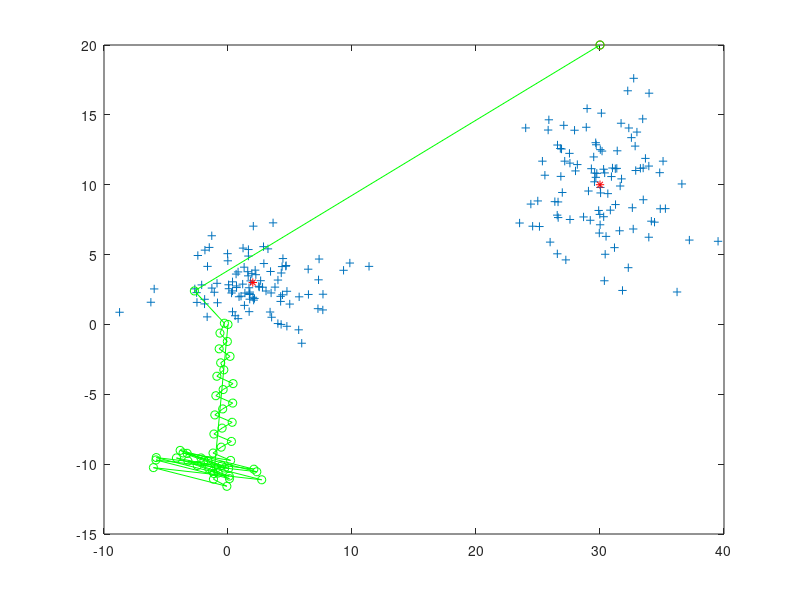

MATLAB code for this plot:
%Esempio del Mean Shift
%
%Genero dei punti da una Mistura di gaussiane 2D
clc;clear;close all;
mu1 = [2 3];
mu2 = [ 30 10];
SIGMA1 = [10  0.5;
          0.5 3];
SIGMA2 = [10 -0.6;
          -0.6 8 ];
Npoints=100;
Xi =[ mvnrnd(mu1,SIGMA1,Npoints) ;mvnrnd(mu2,SIGMA2,Npoints)];
Npoints=2*Npoints;

%Disegno  il punto iniziale
plot(Xi(:,1),Xi(:,2),'+');hold on;

%Disegno le Mode della distribuzione
plot(mu1(1),mu1(2),'*r');
plot(mu2(1),mu2(2),'*r');

%syms x u s;
%f=exp(-x^2/2);
%df=diff(f,'x')

g=@(x)-0.5*(exp(-(x^2)));
X=[30 20];
plot(X(1),X(2),'or'); hold on
h=0.9;

%Eseguo T iterazioni per vedere dove va il Mean shift
T=50;
t=2;
 
Xp=zeros(T,2);
Xp(1,:)=X;
while t< T
   %Calcolo il Mean Shift Vector
   X=repmat(X,Npoints,1);
   Y=(X-Xi)/h^2;
   Num=0;
   DeNum=0;
   for i=1:Npoints
        y=norm(Y(i,:),2); %*Y(i,:).'
        Num=Num+Xi(i,:)*g(y);
        DeNum=DeNum+g(y);
   end
   MeanShift=Num/DeNum; 
   Xp(t,:)=Xp(t-1,:)-MeanShift;
   X=Xp(t,:);
   t=t+1;
end

plot(Xp(:,1),Xp(:,2),'og-')
